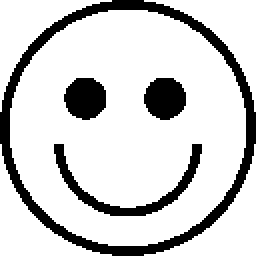
#> input picture TP2/smiley.png, 128 x 128 px (shown 2 times larger)
$ jupyter execute --allow-errors TP2.ipynb
#> lines starting #> are read from the running program, lines starting #| are printed output that depends on the picture; after the words box and inside, x2 and y2 are one past the last pixel; in counts of white or black regions, pixels touching at a corner belong together; long printed decimals are rounded
### TP3/comnumfip.py
"""
COMNUMFIP - Module Python pour les communications numériques à Télécom Physique Strasbourg (spécifiquement pour la formation FIP EII).

Ce programme est distribué sous licence CeCILL-B (www.cecill.info).
Copyright Université de Strasbourg 2013-2022 (2022-03-04)
Contributeur : vincent.mazet@unistra.fr
"""


import numpy as np
import numpy.random as rnd
import scipy.signal as signal
import matplotlib.pyplot as plt


# [362 lines left out: functions eyediag, rrc, randmary, bin2mary, mod_a, mod_b and 5 more, not called in this run]


def rleenc(msg):

    """
    Compression RLE (run length encoding).

    Entrée :
    msg (array) : séquence de symboles à compresser

    Sortie :
    code (array) : séquence compressée en RLE

    Exemple :

    from skimage.io import imread
    mg = imread("image.png")         # Charge l'image image.png
    code = rleenc(img.ravel())       # .ravel() permet de vectoriser l'image
                                     # pour en faire un tableau à une seule dimension
    """

    # Initialisation avec le premier élément
    code = []
    nb = 1
    prev_m = msg[0]

    # Boucle sur les éléments suivants
    for m in msg[1:]:

        if (m != prev_m) or (nb == 255):
            code.append(prev_m)
            code.append(nb)
            nb = 1
            prev_m = m

        else:
            nb += 1

    # Ajout des derniers éléments
    code.append(prev_m)
    code.append(nb)

    return code


def rledec(code):

    """
    Décompression RLE (run length encoding).

    Entrée :
    code (array) : séquence compressée en RLE

    Sortie :
    msg (array) : séquence de symboles décompressée

    Exemple :

    from numpy import reshape
    msg = rledec(code)               # Effectue la décompression RLE
    img = reshape(msg, (M,N))        # Si c'est une image qui est attendue,
                                     # transforme la séquence msg en image de taille M×N    """

    N = len(code)
    msg = np.array([])

    # Boucle sur les éléments du code
    for i in range(0,N,2):

        val = code[i]
        num = code[i+1]

        msg = np.append(msg, [val]*num)

    return msg


# [20 lines left out: function sample_and_threshold, not called in this run]

### TP2/TP2.ipynb
La longueur moyenne doit être supérieur à l'entropie pour ne pas avoir d'erreur de transmission.

L'entropie vaut : - Somme(pn * log pn) Shannon/Symbole

Longeur moyenne : Somme(pn*ln) bit/symbole

TP2 :

Q1 : 30

Q2 : 2

Q3 : Non l'alphabet n'est pas équiprobable car certaines lettres apparraissent plus fréquement que d'autres

Les symboles du canal doivent être équiprobable pour avoir le max d'nformation

Q4 :

[cell 1]
import numpy as np

#> (the rest of this cell did not finish here and is left out)

Q5 : La capacité canal vaut 100 MSh/s

Q6 : Pour bien transettre il faut que le Taux d'émission soit > au Débit CANAL

Alors Tc <= 100 MSh/s

#> (a cell that did not finish here is left out)

Code Huffman deuxième version

Compression d'une image

Q1 : Taille de l'alphabet de la source : 256 niveaux de gris possible

Q2 : Les symboles de la source sont considéré comme équiprobables

Q3 : En entropie de la source : log2(256) = 8 Sh/symbole

Q4 : Longeur moyenne : 8 bits par niveaux de gris car (théorème de shanon H<L entropie doit etre inférieur à la longeur moyenne)

[cell 3]
import skimage.io
import matplotlib.pyplot
import comnumfip

import scipy


image = skimage.io.imread("smiley.png")
#> image: shape (128, 128); 81.5% white; 4 black regions, box (x1, y1, x2, y2) and area: (0, 0, 128, 128) 1828, (27, 72, 101, 108) 504, (32, 39, 53, 60) 348, (72, 39, 93, 60) 347
image_compressed = comnumfip.rleenc(image.ravel())
#> in rleenc, `prev_m = msg[0]`: prev_m = 255
#> the loop in rleenc, `for m in msg[1:]: ` made 16383 passes
#> (m, nb, prev_m) on pass 56: (0, 1, 0)
#> (m, nb) on passes 1 to 6: (255, 2), (255, 3), (255, 4), (255, 5), (255, 6), (255, 7)
#> after the loop in rleenc, `for m in msg[1:]:`: code = 1364 values, max 255 at index 0, min 0 at index 2, mean 75.72; nb = 56; prev_m = 255
#> image_compressed = 1366 values, max 255 at index 0, min 0 at index 2, mean 75.84
image_decompressed=comnumfip.rledec(image_compressed)
#> in rledec, `N = len(code)`: N = 1366
#> the loop in rledec, `for i in range(0,N,2): ` made 683 passes
#> (val, num) on passes 1 to 3: (255, 56), (0, 16), (255, 106)
#> after the loop in rledec, `for i in range(0,N,2):`: msg = 16384 values, max 255 at index 0, min 0 at index 56, mean 207.9
#> image_decompressed has the same summary as msg in rledec
img = np.reshape(image_decompressed, (128,128))
matplotlib.pyplot.imshow(img, cmap="gray")
matplotlib.pyplot.show()

print("Taille image compressée : "+str(len(image_compressed)))
#| Taille image compressée : 1366
print("Taille image originel : "+str(128*128))
print("Taux de compression : "+str((len(image_compressed)/(128*128))*100)+"%")
#| Taux de compression : 8.337%

I=scipy.fftpack.dctn(image, norm='ortho')
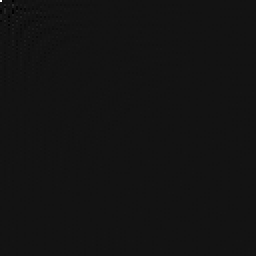
#> I: shape (128, 128) float64 (shown 2 times larger); min -2168.5, max 26609.6, mean 1.9; drawn with min black and max white
M, N = I.shape              # Taille de la DCT I
#> M = 128; N = 128
m = np.arange(M)            # Liste des indices des lignes
#> m = 128 values from 0 to 127
n = np.arange(N)            # Liste des indices des colonnes
#> n = 128 values from 0 to 127
X, Y = np.meshgrid(m,n)     # Matrices des coordonnées
F = 0.5               # Facteur de compression (entre 0 et 1)
mask = ((X+Y) < 2*M*F)      # Définit un masque triangulaire
J = I*mask                  # Masquage de l'image

matplotlib.pyplot.imshow(J, cmap="gray")
matplotlib.pyplot.show()

decompression = scipy.fftpack.idctn(J, norm='ortho')
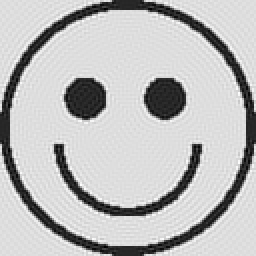
#> decompression: shape (128, 128) float64 (shown 2 times larger); min -54.86, max 301, mean 207.9; drawn with min black and max white

#SNR calculation between the original image and the decompressed image
SNR=0
SNR=10*np.log10(np.linalg.norm(image-decompression)**2/np.linalg.norm(image)**2)
#> SNR = -21.72

print("RSB : "+str(SNR)+" dB")
#| RSB : -21.717 dB
matplotlib.pyplot.imshow(decompression, cmap="gray")
matplotlib.pyplot.show()
